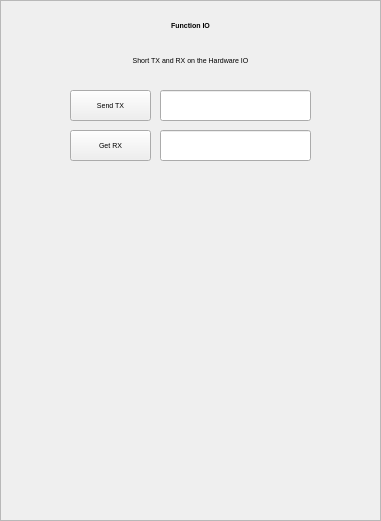
  <widget class="QFrame" name="funcio_frame">
   <property name="geometry">
    <rect>
     <x>250</x>
     <y>10</y>
     <width>381</width>
     <height>521</height>
    </rect>
   </property>
   <property name="font">
    <font>
     <pointsize>5</pointsize>
    </font>
   </property>
   <property name="autoFillBackground">
    <bool>true</bool>
   </property>
   <property name="frameShape">
    <enum>QFrame::StyledPanel</enum>
   </property>
   <widget class="QPushButton" name="funcio_tx">
    <property name="geometry">
     <rect>
      <x>70</x>
      <y>90</y>
      <width>81</width>
      <height>31</height>
     </rect>
    </property>
    <property name="font">
     <font>
      <pointsize>5</pointsize>
     </font>
    </property>
    <property name="text">
     <string>Send TX</string>
    </property>
   </widget>
   <widget class="QLabel" name="label_70">
    <property name="geometry">
     <rect>
      <x>0</x>
      <y>10</y>
      <width>381</width>
      <height>31</height>
     </rect>
    </property>
    <property name="font">
     <font>
      <pointsize>5</pointsize>
      <weight>75</weight>
      <bold>true</bold>
     </font>
    </property>
    <property name="layoutDirection">
     <enum>Qt::LeftToRight</enum>
    </property>
    <property name="text">
     <string>Function IO</string>
    </property>
    <property name="alignment">
     <set>Qt::AlignCenter</set>
    </property>
   </widget>
   <widget class="QLabel" name="label_71">
    <property name="geometry">
     <rect>
      <x>0</x>
      <y>50</y>
      <width>381</width>
      <height>20</height>
     </rect>
    </property>
    <property name="font">
     <font>
      <pointsize>5</pointsize>
     </font>
    </property>
    <property name="text">
     <string>Short TX and RX on the Hardware IO</string>
    </property>
    <property name="alignment">
     <set>Qt::AlignCenter</set>
    </property>
   </widget>
   <widget class="QLineEdit" name="funcio_txedit">
    <property name="geometry">
     <rect>
      <x>160</x>
      <y>90</y>
      <width>151</width>
      <height>31</height>
     </rect>
    </property>
    <property name="font">
     <font>
      <pointsize>5</pointsize>
     </font>
    </property>
   </widget>
   <widget class="QPushButton" name="funcio_rx">
    <property name="geometry">
     <rect>
      <x>70</x>
      <y>130</y>
      <width>81</width>
      <height>31</height>
     </rect>
    </property>
    <property name="font">
     <font>
      <pointsize>5</pointsize>
     </font>
    </property>
    <property name="text">
     <string>Get RX</string>
    </property>
   </widget>
   <widget class="QLineEdit" name="funcio_rxedit">
    <property name="geometry">
     <rect>
      <x>160</x>
      <y>130</y>
      <width>151</width>
      <height>31</height>
     </rect>
    </property>
    <property name="font">
     <font>
      <pointsize>5</pointsize>
     </font>
    </property>
   </widget>
  </widget>
